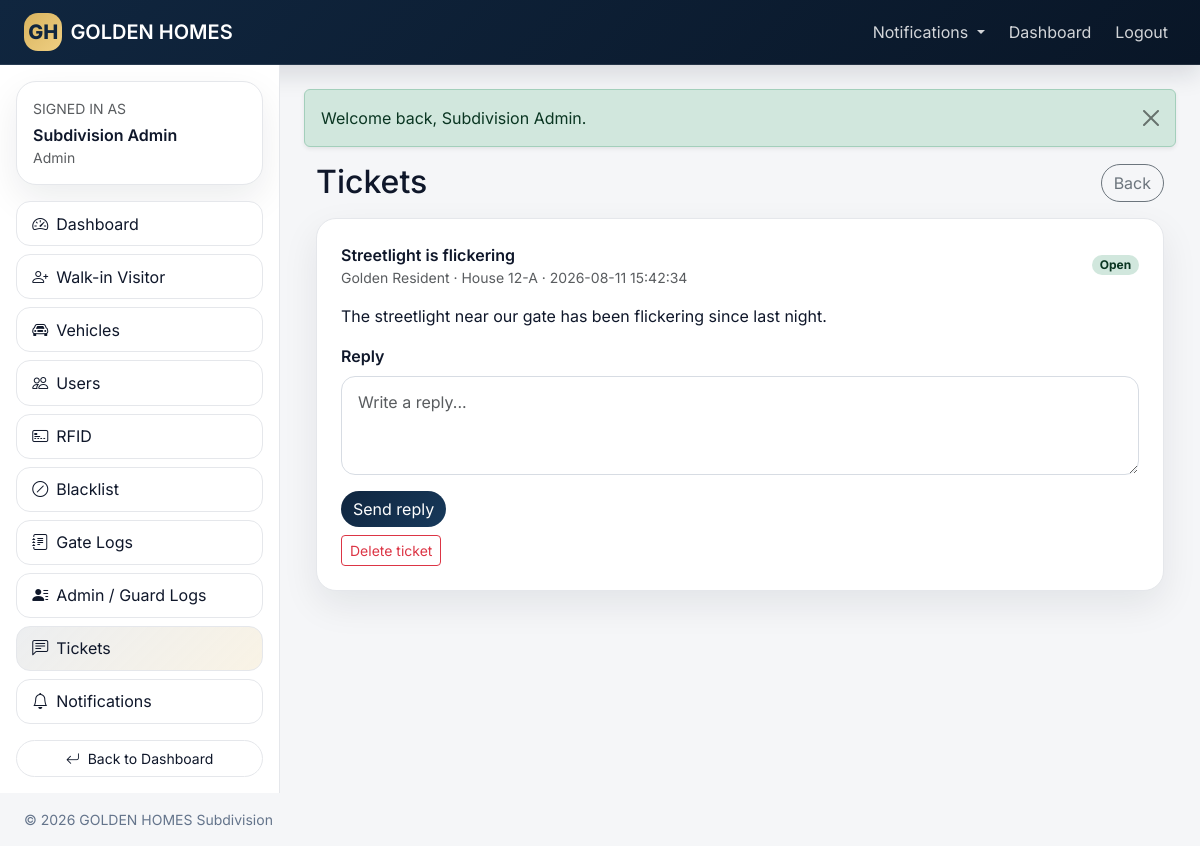
/admin/tickets.php (signed in), run on the app's committed database.
### tables this page shows
CREATE TABLE concerns (
    id BIGINT UNSIGNED AUTO_INCREMENT PRIMARY KEY,
    resident_id BIGINT UNSIGNED NULL,
    sender_name VARCHAR(150) NOT NULL,
    sender_role ENUM('resident', 'admin') NOT NULL DEFAULT 'resident',
    house_number VARCHAR(50) NULL,
    subject VARCHAR(150) NOT NULL,
    message TEXT NOT NULL,
    reply TEXT NULL,
    status ENUM('open', 'closed') NOT NULL DEFAULT 'open',
    replied_by BIGINT UNSIGNED NULL,
    replied_at DATETIME NULL,
    created_at TIMESTAMP DEFAULT CURRENT_TIMESTAMP,
    updated_at TIMESTAMP DEFAULT CURRENT_TIMESTAMP ON UPDATE CURRENT_TIMESTAMP,
    CONSTRAINT fk_concerns_resident FOREIGN KEY (resident_id) REFERENCES residents(id) ON DELETE SET NULL,
    CONSTRAINT fk_concerns_replied_by FOREIGN KEY (replied_by) REFERENCES users(id) ON DELETE SET NULL
);

### app/Controllers.php (called while the page is built, shortened)
<?php
class AdminController
{
    public function tickets(): void
    {
        View::render('admin/tickets',['pageTitle'=>'Tickets','tickets'=>TicketModel::all()]);
    }
}
?>

### admin/tickets.php (called while the page is built, shortened)
<?php
(new AdminController())->tickets();

### app/Models.php (called while the page is built, shortened)
<?php
class TicketModel
{
    public static function all(): array
    {
        return Database::pdo()->query("
            SELECT c.*, u.full_name AS replied_by_name
            FROM concerns c
            LEFT JOIN users u ON u.id = c.replied_by
            ORDER BY c.created_at DESC
        ")->fetchAll();
    }
}
?>

### app/views/admin/tickets.php (the view, shortened to what this page needs)
<?php
include app_path('views/layouts/header.php');
?>
<div class="container-fluid">
    <div class="d-flex justify-content-between align-items-center mb-3">
        <h2 class="mb-0">Tickets</h2>
        <a class="btn btn-outline-secondary rounded-pill" href="<?= e(url('admin/dashboard.php')) ?>">Back</a>
    </div>
    <div class="d-grid gap-3">
        <?php foreach ($tickets as $t): ?>
            <div class="gh-card p-4">
                <div class="d-flex justify-content-between align-items-center gap-2 flex-wrap">
                    <div>
                        <div class="fw-semibold"><?= e($t['subject']) ?></div>
                        <div class="small text-muted"><?= e($t['sender_name']) ?> · House <?= e($t['house_number']) ?> · <?= e($t['created_at']) ?></div>
                    </div>
                    <span class="badge rounded-pill <?= e(gate_badge($t['status'])) ?>"><?= e(ucfirst($t['status'])) ?></span>
                </div>
                <div class="mt-3"><?= e($t['message']) ?></div>
                <?php if (!empty($t['reply'])): ?>
                    <div class="mt-3 p-3 rounded-4 bg-light border">
                        <div class="small text-uppercase text-muted">Reply</div>
                        <div><?= e($t['reply']) ?></div>
                    </div>
                <?php else: ?>
                    <form method="post" action="<?= e(url('admin/tickets.php')) ?>" class="mt-3"><?= csrf_field() ?>
                        <label class="form-label">Reply</label>
                        <textarea class="form-control" name="reply" rows="3" placeholder="Write a reply..."></textarea>
                        <button class="btn gh-primary rounded-pill mt-3" type="submit">Send reply</button>
                    </form>
                <?php endif; ?>
                <form method="post" action="<?= e(url('admin/tickets.php')) ?>" class="mt-2" onsubmit="return confirm('Delete this ticket?')"><button class="btn btn-sm btn-outline-danger">Delete ticket</button></form>
            </div>
        <?php endforeach; ?>
    </div>
</div>
<?php
include app_path('views/layouts/footer.php');

### assets/css/app.css (style rules this page uses)
:root { --gh-navy:#10263f; --gh-navy-2:#17395b; --gh-gold:#d9b45f; --gh-gold-2:#efcf82; --gh-bg:#f5f6f8; --gh-surface:#ffffff; --gh-border:#e5e7eb; --gh-text:#0f172a; --gh-muted:#64748b; --gh-shadow:0 14px 36px rgba(15,23,42,.08); --gh-radius:20px; }
* { box-sizing:border-box }
html,body { height:100% }
body { font-family:'Inter',system-ui,-apple-system,BlinkMacSystemFont,'Segoe UI',sans-serif; color:var(--gh-text); background:var(--gh-bg); }
a { text-decoration:none }
small,.small { color:var(--gh-muted) }
.gh-sidebar-card,.gh-card,.gh-card-soft,.gh-stat { background:var(--gh-surface);border:1px solid var(--gh-border);border-radius:var(--gh-radius);box-shadow:var(--gh-shadow); }
.gh-primary { background:linear-gradient(135deg,var(--gh-navy),var(--gh-navy-2));border:none;color:#fff }
.form-control,.form-select { border-radius:14px;border:1px solid #d7dce3;padding:.8rem 1rem }
label { font-weight:600;margin-bottom:.35rem }
.gh-card { box-shadow:var(--gh-shadow) }

### data on the page
concerns: subject "Streetlight is flickering", sender_name "Golden Resident", house_number "12-A", created_at "2026-08-11 15:42:34", status "Open", message "The streetlight near our gate has been flickering since last night."

### other printed values
APP_SHORT "GOLDEN HOMES"
$user['name'] "Subdivision Admin"
$role "Admin"
$label "Dashboard"
$label "Walk-in Visitor"
$label "Vehicles"
$label "Users"
$label "RFID"
$label "Blacklist"
$label "Gate Logs"
$label "Admin / Guard Logs"
$label "Tickets"
$label "Notifications"
$flash['message'] "Welcome back, Subdivision Admin."
APP_NAME "GOLDEN HOMES Subdivision"
